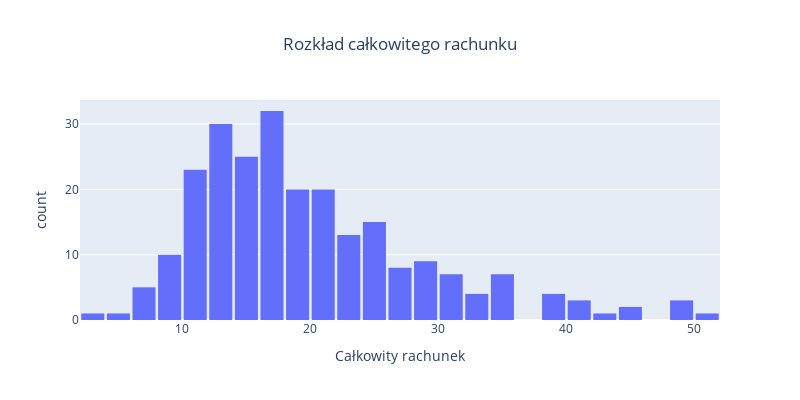

Notebook cell for this chart:
### Markdown cell above
### Histogram

### Code cell
df = px.data.tips()
fig = px.histogram(df, x="total_bill",
                   title="Rozkład całkowitego rachunku",
                   labels={"total_bill": "Całkowity rachunek"})
fig.update_layout(bargap=0.1, title_x=0.5, width=800, height=400)
fig.show()

### Figure 1 — Plotly figure (JSON) as saved in the notebook; plotly's stock layout.template omitted (floating-point values rounded to 4 significant figures; data arrays with more than 128 entries replaced by an {"elided": "..."} marker saying what was removed)
{"data": [{"alignmentgroup": "True", "bingroup": "x", "hovertemplate": "Całkowity rachunek=%{x}<br>count=%{y}<extra></extra>", "legendgroup": "", "marker": {"color": "#636efa", "pattern": {"shape": ""}}, "name": "", "offsetgroup": "", "orientation": "v", "showlegend": false, "type": "histogram", "x": {"elided": "244 float values"}, "xaxis": "x", "yaxis": "y"}], "layout": {"bargap": 0.1, "barmode": "relative", "height": 400, "legend": {"tracegroupgap": 0}, "title": {"text": "Rozkład całkowitego rachunku", "x": 0.5}, "width": 800, "xaxis": {"anchor": "y", "autorange": true, "domain": [0, 1], "range": [2, 52], "title": {"text": "Całkowity rachunek"}, "type": "linear"}, "yaxis": {"anchor": "x", "autorange": true, "domain": [0, 1], "range": [0, 33.68], "title": {"text": "count"}}}}
